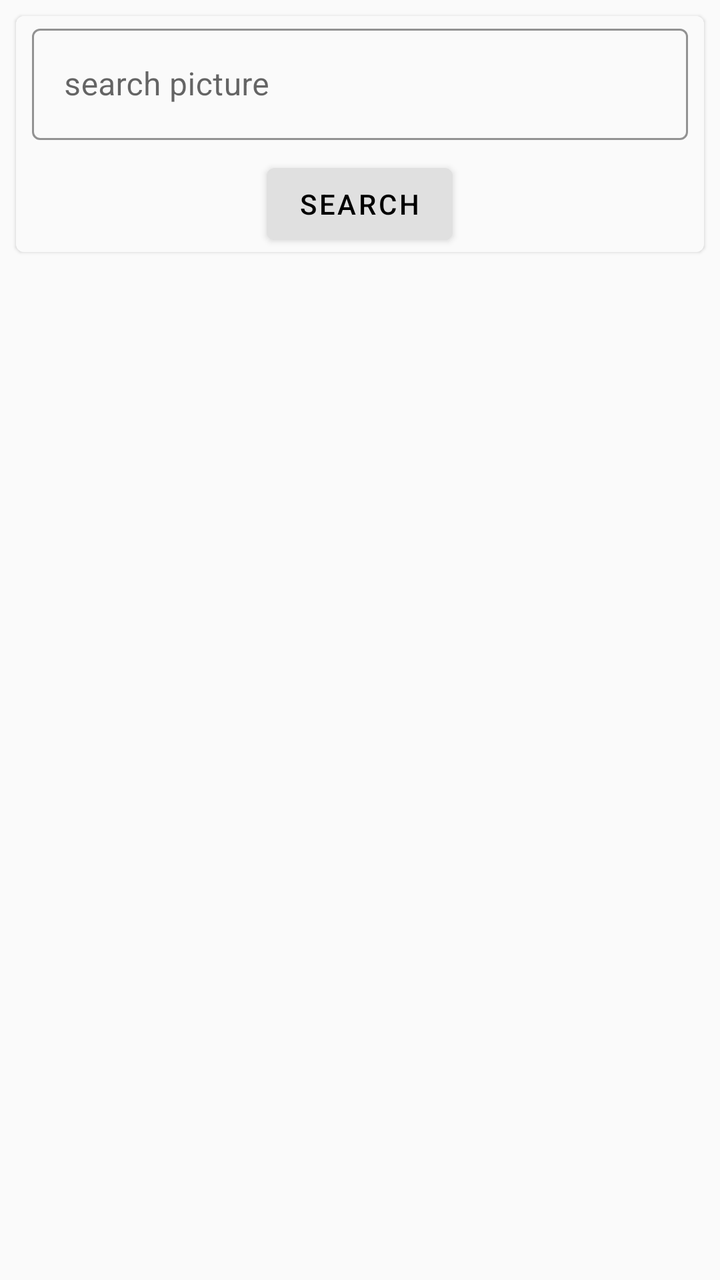
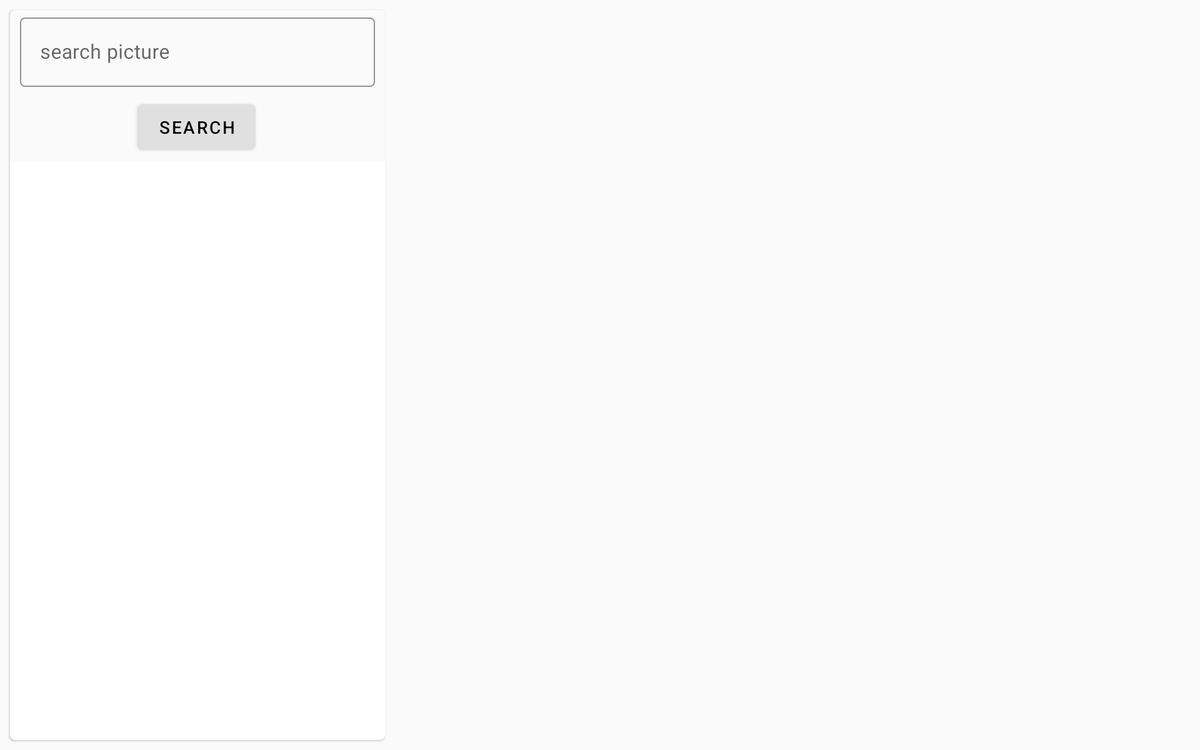

One screen, two layout resources from the same app: the default and the repository's alternative for another configuration. Each is rendered where Android would select it; the XML of both is given below.
<!-- AndroidManifest.xml: application theme Theme.PhotoSearch.DayNight -->
<!-- res/layout/fragment_photo_search.xml -->
<?xml version="1.0" encoding="utf-8"?>
<androidx.constraintlayout.widget.ConstraintLayout xmlns:android="http://schemas.android.com/apk/res/android"
    xmlns:app="http://schemas.android.com/apk/res-auto"
    android:layout_width="match_parent"
    android:layout_height="match_parent">

    <com.google.android.material.card.MaterialCardView
        android:id="@+id/container"
        android:layout_width="match_parent"
        android:layout_height="wrap_content"
        android:layout_margin="8dp"
        app:cardElevation="1dp"
        app:cardPreventCornerOverlap="true"
        app:layout_constraintLeft_toLeftOf="parent"
        app:layout_constraintRight_toRightOf="parent"
        app:layout_constraintTop_toTopOf="parent">

        <LinearLayout
            android:layout_width="match_parent"
            android:layout_height="wrap_content"
            android:orientation="vertical">

            <com.google.android.material.textfield.TextInputLayout
                style="@style/Widget.PhotoSearch.TextInputLayout"
                android:layout_width="match_parent"
                android:layout_height="wrap_content"
                android:layout_marginStart="8dp"
                android:layout_marginEnd="8dp"
                android:hint="@string/hint_search">

                <com.google.android.material.textfield.TextInputEditText
                    android:id="@+id/et_request"
                    android:layout_width="match_parent"
                    android:layout_height="wrap_content"
                    android:inputType="text"
                    android:maxLines="1" />
            </com.google.android.material.textfield.TextInputLayout>

            <com.google.android.material.button.MaterialButton
                android:id="@+id/button_search"
                style="@style/Widget.PhotoSearch.Button"
                android:layout_width="wrap_content"
                android:layout_height="wrap_content"
                android:layout_gravity="center"
                android:text="@string/btn_search" />
        </LinearLayout>
    </com.google.android.material.card.MaterialCardView>

    <androidx.recyclerview.widget.RecyclerView
        android:id="@+id/rv_photos"
        android:layout_width="0dp"
        android:layout_height="0dp"
        android:layout_margin="8dp"
        app:layout_constraintBottom_toBottomOf="parent"
        app:layout_constraintEnd_toEndOf="parent"
        app:layout_constraintStart_toStartOf="parent"
        app:layout_constraintTop_toBottomOf="@id/container" />
</androidx.constraintlayout.widget.ConstraintLayout>
<!-- resources referenced by this layout -->
<resources>
  <string name="btn_search">Search</string>
  <string name="hint_search">search picture</string>
  <style name="Widget.PhotoSearch.Button" parent="Widget.MaterialComponents.Button">
          <item name="android:textColor">?android:attr/textColorPrimary</item>
          <item name="backgroundTint">?attr/colorPrimaryDark</item>
      </style>
  <style name="Widget.PhotoSearch.TextInputLayout" parent="Widget.MaterialComponents.TextInputLayout.OutlinedBox">
          <item name="hintTextAppearance">@style/TextAppearance.PhotoSearch.TextInputLayout.HintText
          </item>
          <item name="android:paddingBottom">8dp</item>
          <item name="boxStrokeColor">?colorPrimaryDark</item>
          <item name="hintTextColor">?android:attr/textColor</item>
      </style>
  <style name="Theme.PhotoSearch.DayNight" parent="Theme.PhotoSearch.Light" />
  <style name="TextAppearance.PhotoSearch.TextInputLayout.HintText" parent="TextAppearance.MaterialComponents.Subtitle2">
          <item name="android:textColor">?android:attr/textColorPrimary</item>
          <item name="android:textColorHint">?android:attr/textColorPrimary</item>
      </style>
  <style name="Theme.PhotoSearch.Light" parent="Theme.MaterialComponents.Light.NoActionBar">
          <item name="colorPrimary">#F5F5F5</item>                            
          <item name="colorPrimaryDark">#E0E0E0</item>                        
          <item name="colorAccent">#F5F5F5</item>
          <item name="android:background">#FAFAFA</item>                      
          <item name="colorSurface">#FFFFFF</item>                            
          <item name="android:textColor">@android:color/black</item>
          <item name="itemIconTint">@android:color/black</item>
          <item name="android:textColorPrimary">@android:color/black</item>
          <item name="android:windowTranslucentStatus">true</item>
      </style>
</resources>
<!-- res/layout-w900dp/fragment_photo_search.xml (the repository's variant of the layout above) -->
<!-- drawn on a 7-inch tablet turned sideways -->
<?xml version="1.0" encoding="utf-8"?>
<androidx.constraintlayout.widget.ConstraintLayout xmlns:android="http://schemas.android.com/apk/res/android"
    xmlns:app="http://schemas.android.com/apk/res-auto"
    android:layout_width="match_parent"
    android:layout_height="match_parent">

    <com.google.android.material.card.MaterialCardView
        android:id="@+id/container_photo_search"
        android:layout_width="300dp"
        android:layout_height="match_parent"
        android:layout_margin="8dp"
        app:cardElevation="1dp"
        app:cardPreventCornerOverlap="true"
        app:layout_constraintBottom_toBottomOf="parent"
        app:layout_constraintStart_toStartOf="parent"
        app:layout_constraintTop_toTopOf="parent">

        <LinearLayout
            android:id="@+id/container"
            android:layout_width="match_parent"
            android:layout_height="wrap_content"
            android:orientation="vertical">

            <com.google.android.material.textfield.TextInputLayout
                style="@style/Widget.PhotoSearch.TextInputLayout"
                android:layout_width="match_parent"
                android:layout_height="wrap_content"
                android:layout_marginStart="8dp"
                android:layout_marginEnd="8dp"
                android:hint="@string/hint_search">

                <com.google.android.material.textfield.TextInputEditText
                    android:id="@+id/et_request"
                    android:layout_width="match_parent"
                    android:layout_height="wrap_content"
                    android:inputType="text"
                    android:maxLines="1" />
            </com.google.android.material.textfield.TextInputLayout>

            <com.google.android.material.button.MaterialButton
                android:id="@+id/button_search"
                style="@style/Widget.PhotoSearch.Button"
                android:layout_width="wrap_content"
                android:layout_height="wrap_content"
                android:layout_gravity="center"
                android:text="@string/btn_search" />

            <androidx.recyclerview.widget.RecyclerView
                android:id="@+id/rv_photos"
                android:layout_width="match_parent"
                android:layout_height="wrap_content"
                android:layout_margin="2dp"/>
        </LinearLayout>
    </com.google.android.material.card.MaterialCardView>

    <RelativeLayout
        android:id="@+id/container_photo_view"
        android:layout_width="0dp"
        android:layout_height="0dp"
        android:layout_margin="16dp"
        app:layout_constraintBottom_toBottomOf="parent"
        app:layout_constraintEnd_toEndOf="parent"
        app:layout_constraintStart_toEndOf="@id/container_photo_search"
        app:layout_constraintTop_toTopOf="parent">

        <FrameLayout
            android:id="@+id/fl_photo_view"
            android:layout_width="match_parent"
            android:layout_height="match_parent"/>
    </RelativeLayout>


</androidx.constraintlayout.widget.ConstraintLayout>
